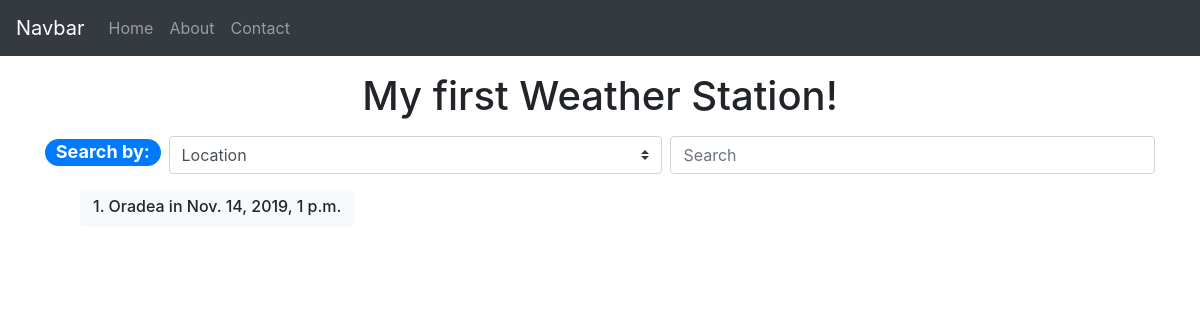
Page /weatherStation/ on the earlier database version.
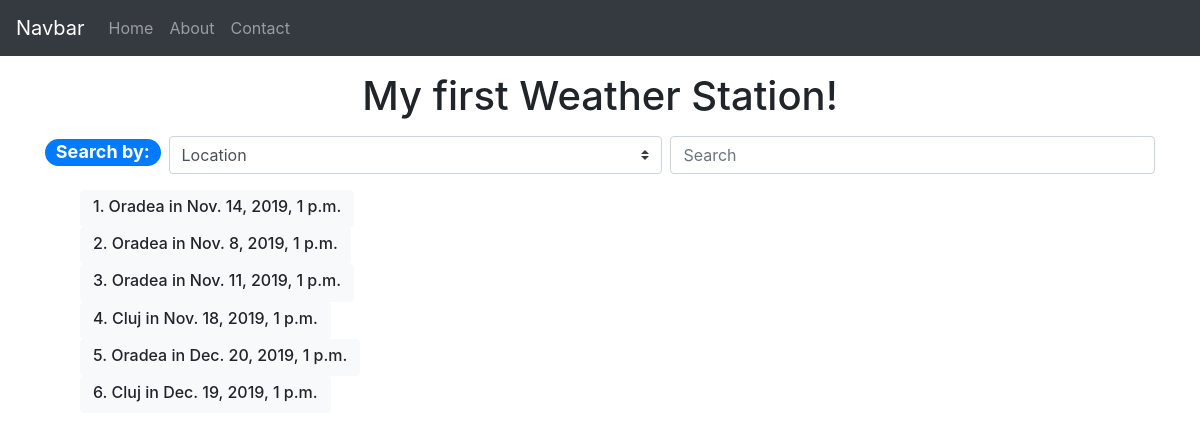
Same page on the later database version.
### WeatherStation/models.py (models this page shows)
class Entry(models.Model):
    weatherType = models.ForeignKey(WeatherType, on_delete = models.CASCADE)
    location = models.ForeignKey(Location, on_delete = models.CASCADE)
    dateTime = models.DateTimeField()
    temperature = models.IntegerField()
    humidity = models.IntegerField()

class Location(models.Model):
    name = models.CharField(max_length = 255)
    longitude = models.DecimalField(max_digits = 20, decimal_places = 12)
    latitude = models.DecimalField(max_digits = 20, decimal_places = 12)

### WeatherStation/views.py (the view)
# urls.py: path('', weatherStation, name='weatherStation'),
def weatherStation(request):
    return render(request, 'WeatherStation/index.html', {'entries': Entry.objects.all()})

### WeatherStation/templates/weatherStation/index.html (shortened to what this page needs)
{% extends 'home/base.html' %}
{% load static %}
{% block header %}<h1 class="cursor-default">My first Weather Station!</h1>{% endblock %}
{% block content %}
    <div class="mb-3 d-flex justify-content-between align-items-center">
        <h4><span class="cursor-default badge badge-pill badge-primary">Search by:</span></h4>
        <select id="selector" class="ml-2 mr-2 custom-select">
            <option value="location">Location</option>
        </select>
        <input id="search" class="form-control" type="text" placeholder="Search" aria-label="Search" data-url="{% url 'home_content' %}">
    </div>
    <div id="list-container">
    {% for entry in entries %}
        <a class="btn btn-light" href="{% url 'entry' entry.id %}" role="button"><h6 class="mb-1">{{entry.id}}. {{entry.location.name}} in {{entry.dateTime}}</h6></a>
    {% endfor %}
    </div>
{% endblock %}

### home/templates/home/base.html (shortened to what this page needs)
{% load static %}
<!DOCTYPE html>
<html>
<head>
   {% block stylesheets %}
        <link rel="stylesheet" href="{% static 'css/bootstrap.min.css' %}">
        <link href="{% static 'css/style.css' %}" rel="stylesheet">
    {% endblock %}
</head>
<body>
    {% block navbar %}
        {% include 'home/navbar.html' with active_page='none' %}
    {% endblock %}
    <div class="container mb-3">
        <div class="mt-3 mb-3 text-center">
            {% block header %}{% endblock %}
        </div>
        {% block content %}{% endblock %}
    </div>
</body>
</html>

### home/templates/home/navbar.html (shortened to what this page needs)
<nav class="navbar navbar-expand-sm navbar-dark bg-dark">
  <a class="navbar-brand" href="{% url 'homepage' %}">Navbar</a>
  <div class="collapse navbar-collapse" id="navbarNav">
    <ul class="navbar-nav">
      <li class="nav-item">
        <a class="nav-link {% if active_page == 'home' %}active{% endif %}" href="{% url 'homepage' %}">Home</a>
      </li>
      <li class="nav-item">
        <a class="nav-link {% if active_page == 'about' %}active{% endif %}" href="{% url 'about' %}">About</a>
      </li>
      <li class="nav-item">
        <a class="nav-link {% if active_page == 'contact' %}active{% endif %}" href="{% url 'contact' %}">Contact</a>
      </li>
    </ul>
  </div>
</nav>

### static/css/style.css (style rules this page uses)
.cursor-default { cursor: default; }
#list-container { margin-left: 35px; display: flex; flex-direction: column; align-items: flex-start; }

Differences in the rows shown:
added Entry: id "2", location.name "Oradea", dateTime "Nov. 8, 2019, 1 p.m."
added Entry: id "3", location.name "Oradea", dateTime "Nov. 11, 2019, 1 p.m."
added Entry: id "4", location.name "Cluj", dateTime "Nov. 18, 2019, 1 p.m."
added Entry: id "5", location.name "Oradea", dateTime "Dec. 20, 2019, 1 p.m."
added Entry: id "6", location.name "Cluj", dateTime "Dec. 19, 2019, 1 p.m."
